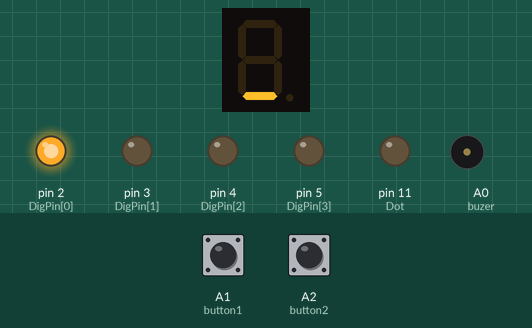
This sketch was run on a simulated Arduino Uno, built with avr-gcc and run on an emulated ATmega328P. Parts: 1-digit seven-segment display, output pins drawn as LEDs (lit = HIGH), buzzer (waves = sounding). Wiring (inferred from the names in the program): 1-digit 7-segment display, segments lit when LOW: segments pin 6, pin 7, pin 8, pin 9, pin 10, pin 12, pin 13. The test bench sets the inputs (shaded band); at power-on: A2 (button2) LOW, A1 (button1) LOW. Random numbers use the default seed unless the sketch sets one; the segment pins are drawn as the display they are named for; pins used as bus, display or sensor lines are not drawn.

Above: at 1.2 s.
1.3 s: A2 (button2) pulled HIGH for 0.15 s
2.0 s: A1 (button1) pulled HIGH for 3.2 s
At 4.45 s:
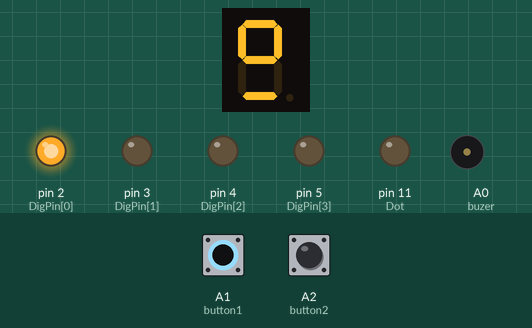
6.7 s: A2 (button2) pulled HIGH for 3.2 s
At 9.2 s:
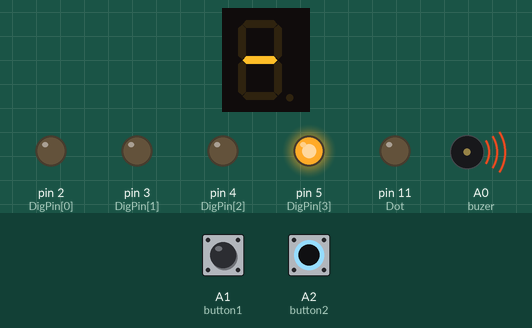
10.5 s: A1 (button1) pulled HIGH for 3.2 s
At 14.5 s:
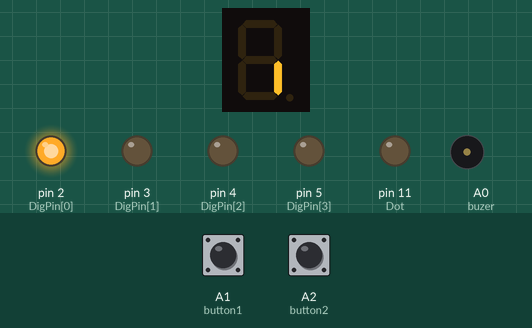
15.2 s: A1 (button1) pulled HIGH for 0.15 s
At 15.8 s:
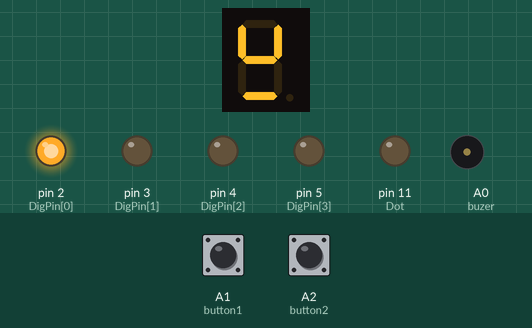
17.0 s: A1 (button1) pulled HIGH for 1 s
At 17.75 s:
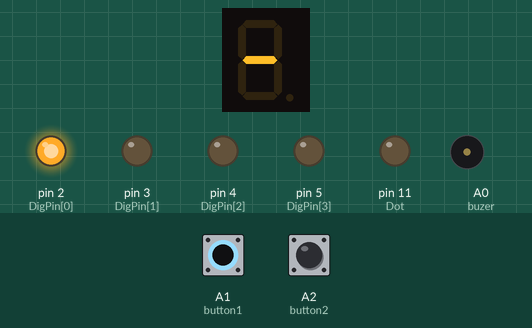
Timing chart, 0 to 20.0 s (numbered marks = the images above; inputs shaded):
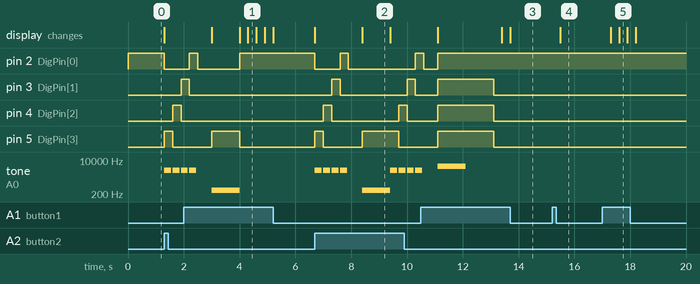

Measured:
- after the input at 1.3 s, pin 2 (DigPin[0]): HIGH → LOW at once; pin 3 (DigPin[1]): LOW → HIGH after 0.60 s; pin 4 (DigPin[2]): LOW → HIGH after 0.30 s, → LOW 0.30 s later; pin 5 (DigPin[3]): LOW → HIGH at once, → LOW 0.30 s later; tone on A0 (buzer): alternates 3000 Hz for 0.25 s and silent for 0.05 s, starting at once
- after the input at 6.7 s, pin 2 (DigPin[0]): HIGH → LOW at once, → HIGH 0.90 s later, → LOW 0.30 s later, → HIGH 2.4 s later; pin 3 (DigPin[1]): alternates HIGH for 0.30 s and LOW for 2.4 s, starting after 0.60 s
- after the input at 15.2 s, the display: changes after 0.30 s (image 4)
- after the input at 17.0 s, the display: first changes after 0.30 s (image 5 shows a later state)
- what the display in image 2 shows lasts 1.0 s, from 8.4 s to 9.4 s

The sketch:

YPOK_22_2.ino
```cpp
// Урок 22_1 Угадай случайное число
#define buzer A0
#define button1 A1
#define button2 A2

int SegPin[7] = {6,7,8,9,10,12,13}; //пины к которым подключен индикатор в последовательности: A,F,B,G,C,D,E
int DigPin[4] = {2,3,4,5}; // Пины к которым подключены dig выходы в последовательности: DIG4, DIg3, DIG2, DIG1
int Dot = 11; // Пин к которому подключен контакт точки DP

boolean Num[10][7] = {   // Двумерный массив каждой цифры индикатора
{1,1,1,0,1,1,1}, //0
{0,0,1,0,1,0,0}, //1
{1,0,1,1,0,1,1}, //2
{1,0,1,1,1,1,0}, //3
{0,1,1,1,1,0,0}, //4
{1,1,0,1,1,1,0}, //5
{1,1,0,1,1,1,1}, //6
{1,0,1,0,1,0,0}, //7
{1,1,1,1,1,1,1}, //8
{1,1,1,1,1,1,0}}; //9

int i,j, chislo=0, chislo2=0; //технические переменные для перебора 2-мерного массива и прочего использования
boolean state = 0, val;
void setup()
{
for (i = 0; i < 7; ++i){ // запускаем цикл в котором перебором присваимваем необходимым выводам режим ВЫХОД
  pinMode(SegPin[i], OUTPUT);}
for (i = 0; i < 4; ++i){ // запускаем цикл в котором перебором присваимваем необходимым выводам режим ВЫХОД
  pinMode(DigPin[i], OUTPUT);}
pinMode(Dot, OUTPUT);
pinMode(buzer, OUTPUT);
pinMode(button1, INPUT);
pinMode(button2, INPUT);
randomSeed(analogRead(A5));}

void indikator(int nomer){ //так как часто надо выводить нужное число на индикатор создадим для этого функцию
  for (i = 0; i < 7; i++) { // запускаем цикл для вывода числа на текущий разряд индикатора
   digitalWrite(SegPin[i], Num[nomer][i]);}}

void loop() {
while (state == 0){  //пока State =0 крутимся в цикле
 digitalWrite(DigPin[0], 1); // включение первого разряда. Вместо HIGH используем 1
 indikator(chislo);   //выводим число на первый разряд
 val = digitalRead(button1);
 if (val==HIGH){ //если копка 1 нажата, то
  delay (300);
  chislo = chislo+1;   //увеличиваем число на 1
  if (chislo == 10){chislo=0;}} //если число равно 10, то сброс на 0
 val = digitalRead(button2); //если кнопка 2 нажата
 if (val==HIGH){state=1;}  // переходим в состояние 2
}

if (state == 1){    //если state=1
digitalWrite(DigPin[0],0);   //зажигаем поочередно 8 в сегментах начиная с последнего.
for (j=3; j >= 0; j--){
  indikator(8);
  digitalWrite(DigPin[j],1);
  tone(buzer,3000,250);             //при этом каждый раз издается звук
  delay(300);
  digitalWrite(DigPin[j],0);
}
delay (500);
chislo2=random(0,10);  //присваиваем случайное значение
if (chislo2 == chislo){ // если угадали
 for (j=0; j < 4; j++){digitalWrite(DigPin[j],1);} //зажигаем все сегменты
 indikator(chislo2);   //выводим победившее число
 tone(buzer,5000,1000);  //высокий звук
 delay(2000);
 for (j=0; j<4; j++){digitalWrite(DigPin[j],0);} //гасим все сегменты
 }
else { //если не угадали
  digitalWrite(DigPin[3],1);  //включаем 4 сегмент
  indikator(chislo2);  //выводим случайно число
  tone(buzer,300,1000);
  delay(1000);
  digitalWrite(DigPin[3],0); //гасим сегмент
}state =0;} // возврат к состоянию 1
}
```
